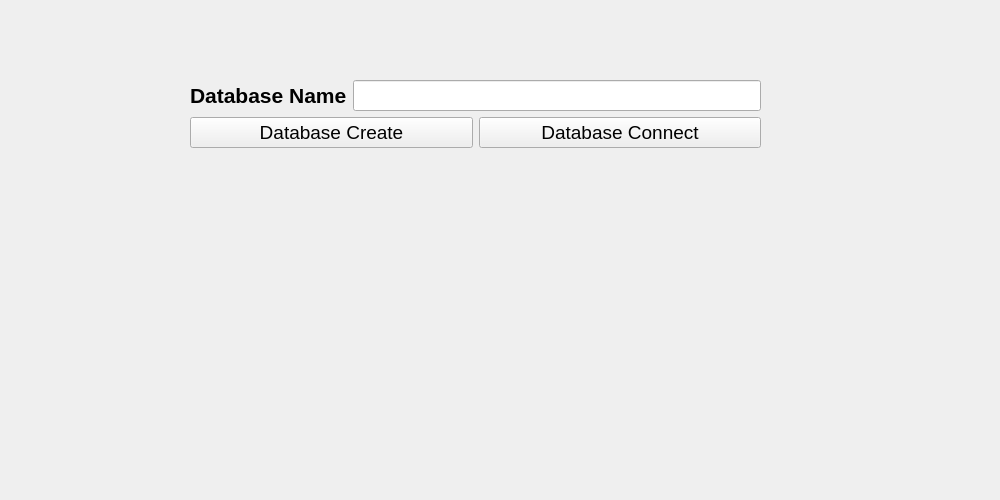
<?xml version="1.0" encoding="UTF-8"?>
<ui version="4.0">
 <class>Form</class>
 <widget class="QWidget" name="Form">
  <property name="geometry">
   <rect>
    <x>0</x>
    <y>0</y>
    <width>1000</width>
    <height>500</height>
   </rect>
  </property>
  <property name="windowTitle">
   <string>Database with Qt Desinger</string>
  </property>
  <widget class="QWidget" name="layoutWidget">
   <property name="geometry">
    <rect>
     <x>190</x>
     <y>80</y>
     <width>571</width>
     <height>271</height>
    </rect>
   </property>
   <layout class="QVBoxLayout" name="verticalLayout">
    <item>
     <layout class="QHBoxLayout" name="horizontalLayout">
      <item>
       <widget class="QLabel" name="label">
        <property name="font">
         <font>
          <pointsize>16</pointsize>
          <bold>true</bold>
         </font>
        </property>
        <property name="text">
         <string>Database Name</string>
        </property>
       </widget>
      </item>
      <item>
       <widget class="QLineEdit" name="lineEdit">
        <property name="font">
         <font>
          <pointsize>14</pointsize>
         </font>
        </property>
       </widget>
      </item>
     </layout>
    </item>
    <item>
     <layout class="QHBoxLayout" name="horizontalLayout_2">
      <item>
       <widget class="QPushButton" name="dbCreate">
        <property name="font">
         <font>
          <pointsize>14</pointsize>
         </font>
        </property>
        <property name="text">
         <string>Database Create</string>
        </property>
       </widget>
      </item>
      <item>
       <widget class="QPushButton" name="dbConnect">
        <property name="font">
         <font>
          <pointsize>14</pointsize>
         </font>
        </property>
        <property name="text">
         <string>Database Connect</string>
        </property>
       </widget>
      </item>
     </layout>
    </item>
    <item>
     <widget class="QLabel" name="label_2">
      <property name="font">
       <font>
        <pointsize>14</pointsize>
        <bold>true</bold>
       </font>
      </property>
      <property name="text">
       <string/>
      </property>
     </widget>
    </item>
   </layout>
  </widget>
 </widget>
 <resources/>
 <connections/>
</ui>
